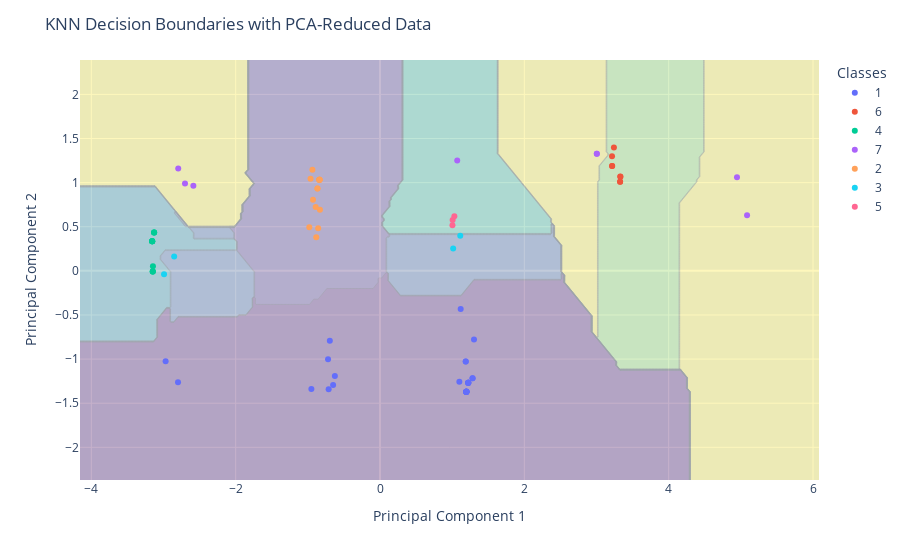

Notebook cell for this chart:
### Code cell
# Add decision boundary contours
import plotly.graph_objects as go
fig.add_trace(go.Contour(x=np.arange(x_min, x_max, h), y=np.arange(y_min, y_max, h), z=Z, showscale=False, colorscale='Viridis', opacity=0.3))
fig.update_layout(title='KNN Decision Boundaries with PCA-Reduced Data', legend_title_text='Classes')
fig.show()

### Figure 1 — Plotly figure (JSON) as saved in the notebook; plotly's stock layout.template omitted (floating-point values rounded to 4 significant figures; data arrays with more than 128 entries replaced by an {"elided": "..."} marker saying what was removed)
{"data": [{"hovertemplate": "Class=1<br>Principal Component 1=%{x}<br>Principal Component 2=%{y}<extra></extra>", "legendgroup": "1", "marker": {"color": "#636efa", "symbol": "circle"}, "mode": "markers", "name": "1", "orientation": "v", "showlegend": true, "type": "scatter", "x": [-0.6255, 1.196, 1.188, 1.196, -2.971, -0.6952, 1.1, 1.196, -2.799, 1.196, -0.72, 1.196, 1.196, 1.188, 1.282, -0.7118, 1.196, 1.282, 1.222, 1.118, 1.198, -0.6498, 1.222, 1.196, 1.224, 1.222, 1.196, 1.222, -0.9509, 1.303], "xaxis": "x", "y": [-1.192, -1.369, -1.028, -1.369, -1.026, -0.7923, -1.256, -1.369, -1.263, -1.369, -1.002, -1.369, -1.369, -1.028, -1.218, -1.343, -1.369, -1.218, -1.268, -0.4321, -1.37, -1.294, -1.268, -1.369, -1.269, -1.268, -1.369, -1.268, -1.339, -0.7778], "yaxis": "y"}, {"hovertemplate": "Class=6<br>Principal Component 1=%{x}<br>Principal Component 2=%{y}<extra></extra>", "legendgroup": "6", "marker": {"color": "#EF553B", "symbol": "circle"}, "mode": "markers", "name": "6", "orientation": "v", "showlegend": true, "type": "scatter", "x": [3.327, 3.331, 3.215, 3.327, 3.216, 3.216, 3.241, 3.329], "xaxis": "x", "y": [1.01, 1.067, 1.298, 1.01, 1.189, 1.189, 1.398, 1.069], "yaxis": "y"}, {"hovertemplate": "Class=4<br>Principal Component 1=%{x}<br>Principal Component 2=%{y}<extra></extra>", "legendgroup": "4", "marker": {"color": "#00cc96", "symbol": "circle"}, "mode": "markers", "name": "4", "orientation": "v", "showlegend": true, "type": "scatter", "x": [-3.157, -3.157, -3.131, -3.131, -3.149, -3.157, -3.149, -3.157, -3.129, -3.146, -3.149, -3.157], "xaxis": "x", "y": [0.335, 0.335, 0.4358, 0.4358, -0.00589, 0.335, -0.00589, 0.335, 0.4344, 0.0526, -0.00589, 0.335], "yaxis": "y"}, {"hovertemplate": "Class=7<br>Principal Component 1=%{x}<br>Principal Component 2=%{y}<extra></extra>", "legendgroup": "7", "marker": {"color": "#ab63fa", "symbol": "circle"}, "mode": "markers", "name": "7", "orientation": "v", "showlegend": true, "type": "scatter", "x": [3.004, 4.947, 3.004, -2.586, -2.796, -2.702, 1.07, 5.086], "xaxis": "x", "y": [1.326, 1.061, 1.326, 0.9639, 1.16, 0.9893, 1.252, 0.6303], "yaxis": "y"}, {"hovertemplate": "Class=2<br>Principal Component 1=%{x}<br>Principal Component 2=%{y}<extra></extra>", "legendgroup": "2", "marker": {"color": "#FFA15A", "symbol": "circle"}, "mode": "markers", "name": "2", "orientation": "v", "showlegend": true, "type": "scatter", "x": [-0.9796, -0.8321, -0.9284, -0.8569, -0.8915, -0.8403, -0.8403, -0.9366, -0.8383, -0.8383, -0.8383, -0.8832, -0.8666, -0.9629, -0.8666], "xaxis": "x", "y": [0.4945, 0.6928, 0.8051, 0.4829, 0.7231, 1.034, 1.034, 1.146, 1.032, 1.032, 1.032, 0.3822, 0.9329, 1.045, 0.9329], "yaxis": "y"}, {"hovertemplate": "Class=3<br>Principal Component 1=%{x}<br>Principal Component 2=%{y}<extra></extra>", "legendgroup": "3", "marker": {"color": "#19d3f3", "symbol": "circle"}, "mode": "markers", "name": "3", "orientation": "v", "showlegend": true, "type": "scatter", "x": [1.112, -2.852, 1.014, -2.993], "xaxis": "x", "y": [0.3978, 0.1626, 0.254, -0.03922], "yaxis": "y"}, {"hovertemplate": "Class=5<br>Principal Component 1=%{x}<br>Principal Component 2=%{y}<extra></extra>", "legendgroup": "5", "marker": {"color": "#FF6692", "symbol": "circle"}, "mode": "markers", "name": "5", "orientation": "v", "showlegend": true, "type": "scatter", "x": [1.006, 1.03, 1.004], "xaxis": "x", "y": [0.5756, 0.6179, 0.5171], "yaxis": "y"}, {"autocontour": true, "colorscale": [[0, "#440154"], [0.1111, "#482878"], [0.2222, "#3e4989"], [0.3333, "#31688e"], [0.4444, "#26828e"], [0.5556, "#1f9e89"], [0.6667, "#35b779"], [0.7778, "#6ece58"], [0.8889, "#b5de2b"], [1, "#fde725"]], "contours": {"end": 6.5, "size": 0.5, "start": 1.5}, "opacity": 0.3, "showscale": false, "type": "contour", "x": {"elided": "513 float values"}, "y": {"elided": "239 float values"}, "z": {"elided": "239x513 int values"}}], "layout": {"autosize": true, "legend": {"title": {"text": "Classes"}, "tracegroupgap": 0}, "margin": {"t": 60}, "title": {"text": "KNN Decision Boundaries with PCA-Reduced Data"}, "xaxis": {"anchor": "y", "autorange": true, "domain": [0, 1], "range": [-4.157, 6.083], "title": {"text": "Principal Component 1"}, "type": "linear"}, "yaxis": {"anchor": "x", "autorange": true, "domain": [0, 1], "range": [-2.37, 2.39], "title": {"text": "Principal Component 2"}, "type": "linear"}}}
